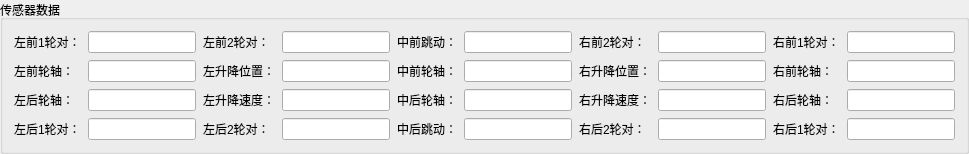
         <widget class="QGroupBox" name="groupBox_3">
          <property name="sizePolicy">
           <sizepolicy hsizetype="Expanding" vsizetype="Preferred">
            <horstretch>0</horstretch>
            <verstretch>0</verstretch>
           </sizepolicy>
          </property>
          <property name="title">
           <string>传感器数据</string>
          </property>
          <layout class="QGridLayout" name="gridLayout_2">
           <property name="leftMargin">
            <number>11</number>
           </property>
           <property name="topMargin">
            <number>11</number>
           </property>
           <property name="rightMargin">
            <number>11</number>
           </property>
           <property name="bottomMargin">
            <number>11</number>
           </property>
           <property name="spacing">
            <number>7</number>
           </property>
           <item row="6" column="7">
            <widget class="QLabel" name="label_39">
             <property name="sizePolicy">
              <sizepolicy hsizetype="Preferred" vsizetype="Preferred">
               <horstretch>0</horstretch>
               <verstretch>0</verstretch>
              </sizepolicy>
             </property>
             <property name="text">
              <string>右后2轮对：</string>
             </property>
            </widget>
           </item>
           <item row="0" column="4">
            <widget class="QLineEdit" name="RGV_State_5">
             <property name="sizePolicy">
              <sizepolicy hsizetype="Preferred" vsizetype="Fixed">
               <horstretch>0</horstretch>
               <verstretch>0</verstretch>
              </sizepolicy>
             </property>
             <property name="readOnly">
              <bool>true</bool>
             </property>
            </widget>
           </item>
           <item row="6" column="8">
            <widget class="QLineEdit" name="RGV_State_8">
             <property name="sizePolicy">
              <sizepolicy hsizetype="Preferred" vsizetype="Fixed">
               <horstretch>0</horstretch>
               <verstretch>0</verstretch>
              </sizepolicy>
             </property>
             <property name="readOnly">
              <bool>true</bool>
             </property>
            </widget>
           </item>
           <item row="1" column="0">
            <widget class="QLabel" name="label_21">
             <property name="sizePolicy">
              <sizepolicy hsizetype="Preferred" vsizetype="Preferred">
               <horstretch>0</horstretch>
               <verstretch>0</verstretch>
              </sizepolicy>
             </property>
             <property name="text">
              <string>左前轮轴：</string>
             </property>
            </widget>
           </item>
           <item row="4" column="0">
            <widget class="QLabel" name="label_34">
             <property name="sizePolicy">
              <sizepolicy hsizetype="Preferred" vsizetype="Preferred">
               <horstretch>0</horstretch>
               <verstretch>0</verstretch>
              </sizepolicy>
             </property>
             <property name="text">
              <string>左后轮轴：</string>
             </property>
            </widget>
           </item>
           <item row="0" column="9">
            <widget class="QLabel" name="label_41">
             <property name="sizePolicy">
              <sizepolicy hsizetype="Preferred" vsizetype="Preferred">
               <horstretch>0</horstretch>
               <verstretch>0</verstretch>
              </sizepolicy>
             </property>
             <property name="text">
              <string>右前1轮对：</string>
             </property>
            </widget>
           </item>
           <item row="6" column="0">
            <widget class="QLabel" name="label_52">
             <property name="sizePolicy">
              <sizepolicy hsizetype="Preferred" vsizetype="Preferred">
               <horstretch>0</horstretch>
               <verstretch>0</verstretch>
              </sizepolicy>
             </property>
             <property name="text">
              <string>左后1轮对：</string>
             </property>
            </widget>
           </item>
           <item row="0" column="5">
            <widget class="QLabel" name="label_48">
             <property name="sizePolicy">
              <sizepolicy hsizetype="Preferred" vsizetype="Preferred">
               <horstretch>0</horstretch>
               <verstretch>0</verstretch>
              </sizepolicy>
             </property>
             <property name="text">
              <string>中前跳动：</string>
             </property>
            </widget>
           </item>
           <item row="6" column="5">
            <widget class="QLabel" name="label_27">
             <property name="sizePolicy">
              <sizepolicy hsizetype="Preferred" vsizetype="Preferred">
               <horstretch>0</horstretch>
               <verstretch>0</verstretch>
              </sizepolicy>
             </property>
             <property name="text">
              <string>中后跳动：</string>
             </property>
            </widget>
           </item>
           <item row="6" column="3">
            <widget class="QLabel" name="label_25">
             <property name="sizePolicy">
              <sizepolicy hsizetype="Preferred" vsizetype="Preferred">
               <horstretch>0</horstretch>
               <verstretch>0</verstretch>
              </sizepolicy>
             </property>
             <property name="text">
              <string>左后2轮对：</string>
             </property>
            </widget>
           </item>
           <item row="0" column="10">
            <widget class="QLineEdit" name="RGV_State_2">
             <property name="sizePolicy">
              <sizepolicy hsizetype="Preferred" vsizetype="Fixed">
               <horstretch>0</horstretch>
               <verstretch>0</verstretch>
              </sizepolicy>
             </property>
             <property name="readOnly">
              <bool>true</bool>
             </property>
            </widget>
           </item>
           <item row="4" column="5">
            <widget class="QLabel" name="label_49">
             <property name="sizePolicy">
              <sizepolicy hsizetype="Preferred" vsizetype="Preferred">
               <horstretch>0</horstretch>
               <verstretch>0</verstretch>
              </sizepolicy>
             </property>
             <property name="text">
              <string>中后轮轴：</string>
             </property>
            </widget>
           </item>
           <item row="1" column="9">
            <widget class="QLabel" name="label_22">
             <property name="sizePolicy">
              <sizepolicy hsizetype="Preferred" vsizetype="Preferred">
               <horstretch>0</horstretch>
               <verstretch>0</verstretch>
              </sizepolicy>
             </property>
             <property name="text">
              <string>右前轮轴：</string>
             </property>
            </widget>
           </item>
           <item row="4" column="1">
            <widget class="QLineEdit" name="RGV_State_13">
             <property name="sizePolicy">
              <sizepolicy hsizetype="Preferred" vsizetype="Fixed">
               <horstretch>0</horstretch>
               <verstretch>0</verstretch>
              </sizepolicy>
             </property>
             <property name="readOnly">
              <bool>true</bool>
             </property>
            </widget>
           </item>
           <item row="6" column="10">
            <widget class="QLineEdit" name="RGV_State_12">
             <property name="sizePolicy">
              <sizepolicy hsizetype="Preferred" vsizetype="Fixed">
               <horstretch>0</horstretch>
               <verstretch>0</verstretch>
              </sizepolicy>
             </property>
             <property name="readOnly">
              <bool>true</bool>
             </property>
            </widget>
           </item>
           <item row="0" column="6">
            <widget class="QLineEdit" name="RGV_State_15">
             <property name="sizePolicy">
              <sizepolicy hsizetype="Preferred" vsizetype="Fixed">
               <horstretch>0</horstretch>
               <verstretch>0</verstretch>
              </sizepolicy>
             </property>
             <property name="readOnly">
              <bool>true</bool>
             </property>
            </widget>
           </item>
           <item row="6" column="6">
            <widget class="QLineEdit" name="RGV_State_16">
             <property name="sizePolicy">
              <sizepolicy hsizetype="Preferred" vsizetype="Fixed">
               <horstretch>0</horstretch>
               <verstretch>0</verstretch>
              </sizepolicy>
             </property>
             <property name="readOnly">
              <bool>true</bool>
             </property>
            </widget>
           </item>
           <item row="0" column="3">
            <widget class="QLabel" name="label_26">
             <property name="sizePolicy">
              <sizepolicy hsizetype="Preferred" vsizetype="Preferred">
               <horstretch>0</horstretch>
               <verstretch>0</verstretch>
              </sizepolicy>
             </property>
             <property name="text">
              <string>左前2轮对：</string>
             </property>
            </widget>
           </item>
           <item row="4" column="10">
            <widget class="QLineEdit" name="RGV_State_14">
             <property name="sizePolicy">
              <sizepolicy hsizetype="Preferred" vsizetype="Fixed">
               <horstretch>0</horstretch>
               <verstretch>0</verstretch>
              </sizepolicy>
             </property>
             <property name="readOnly">
              <bool>true</bool>
             </property>
            </widget>
           </item>
           <item row="0" column="1">
            <widget class="QLineEdit" name="RGV_State_1">
             <property name="sizePolicy">
              <sizepolicy hsizetype="Preferred" vsizetype="Fixed">
               <horstretch>0</horstretch>
               <verstretch>0</verstretch>
              </sizepolicy>
             </property>
             <property name="readOnly">
              <bool>true</bool>
             </property>
            </widget>
           </item>
           <item row="1" column="1">
            <widget class="QLineEdit" name="RGV_State_3">
             <property name="sizePolicy">
              <sizepolicy hsizetype="Preferred" vsizetype="Fixed">
               <horstretch>0</horstretch>
               <verstretch>0</verstretch>
              </sizepolicy>
             </property>
             <property name="readOnly">
              <bool>true</bool>
             </property>
            </widget>
           </item>
           <item row="6" column="4">
            <widget class="QLineEdit" name="RGV_State_7">
             <property name="sizePolicy">
              <sizepolicy hsizetype="Preferred" vsizetype="Fixed">
               <horstretch>0</horstretch>
               <verstretch>0</verstretch>
              </sizepolicy>
             </property>
             <property name="readOnly">
              <bool>true</bool>
             </property>
            </widget>
           </item>
           <item row="0" column="7">
            <widget class="QLabel" name="label_24">
             <property name="sizePolicy">
              <sizepolicy hsizetype="Preferred" vsizetype="Preferred">
               <horstretch>0</horstretch>
               <verstretch>0</verstretch>
              </sizepolicy>
             </property>
             <property name="text">
              <string>右前2轮对：</string>
             </property>
            </widget>
           </item>
           <item row="1" column="6">
            <widget class="QLineEdit" name="RGV_State_9">
             <property name="sizePolicy">
              <sizepolicy hsizetype="Preferred" vsizetype="Fixed">
               <horstretch>0</horstretch>
               <verstretch>0</verstretch>
              </sizepolicy>
             </property>
             <property name="readOnly">
              <bool>true</bool>
             </property>
            </widget>
           </item>
           <item row="4" column="6">
            <widget class="QLineEdit" name="RGV_State_10">
             <property name="sizePolicy">
              <sizepolicy hsizetype="Preferred" vsizetype="Fixed">
               <horstretch>0</horstretch>
               <verstretch>0</verstretch>
              </sizepolicy>
             </property>
             <property name="readOnly">
              <bool>true</bool>
             </property>
            </widget>
           </item>
           <item row="6" column="9">
            <widget class="QLabel" name="label_53">
             <property name="sizePolicy">
              <sizepolicy hsizetype="Preferred" vsizetype="Preferred">
               <horstretch>0</horstretch>
               <verstretch>0</verstretch>
              </sizepolicy>
             </property>
             <property name="text">
              <string>右后1轮对：</string>
             </property>
            </widget>
           </item>
           <item row="4" column="9">
            <widget class="QLabel" name="label_54">
             <property name="sizePolicy">
              <sizepolicy hsizetype="Preferred" vsizetype="Preferred">
               <horstretch>0</horstretch>
               <verstretch>0</verstretch>
              </sizepolicy>
             </property>
             <property name="text">
              <string>右后轮轴：</string>
             </property>
            </widget>
           </item>
           <item row="6" column="1">
            <widget class="QLineEdit" name="RGV_State_11">
             <property name="sizePolicy">
              <sizepolicy hsizetype="Preferred" vsizetype="Fixed">
               <horstretch>0</horstretch>
               <verstretch>0</verstretch>
              </sizepolicy>
             </property>
             <property name="readOnly">
              <bool>true</bool>
             </property>
            </widget>
           </item>
           <item row="0" column="8">
            <widget class="QLineEdit" name="RGV_State_6">
             <property name="sizePolicy">
              <sizepolicy hsizetype="Preferred" vsizetype="Fixed">
               <horstretch>0</horstretch>
               <verstretch>0</verstretch>
              </sizepolicy>
             </property>
             <property name="readOnly">
              <bool>true</bool>
             </property>
            </widget>
           </item>
           <item row="0" column="0">
            <widget class="QLabel" name="label_19">
             <property name="sizePolicy">
              <sizepolicy hsizetype="Preferred" vsizetype="Preferred">
               <horstretch>0</horstretch>
               <verstretch>0</verstretch>
              </sizepolicy>
             </property>
             <property name="layoutDirection">
              <enum>Qt::LeftToRight</enum>
             </property>
             <property name="text">
              <string>左前1轮对：</string>
             </property>
             <property name="alignment">
              <set>Qt::AlignLeading|Qt::AlignLeft|Qt::AlignVCenter</set>
             </property>
            </widget>
           </item>
           <item row="1" column="10">
            <widget class="QLineEdit" name="RGV_State_4">
             <property name="sizePolicy">
              <sizepolicy hsizetype="Preferred" vsizetype="Fixed">
               <horstretch>0</horstretch>
               <verstretch>0</verstretch>
              </sizepolicy>
             </property>
             <property name="readOnly">
              <bool>true</bool>
             </property>
            </widget>
           </item>
           <item row="1" column="5">
            <widget class="QLabel" name="label_44">
             <property name="sizePolicy">
              <sizepolicy hsizetype="Preferred" vsizetype="Preferred">
               <horstretch>0</horstretch>
               <verstretch>0</verstretch>
              </sizepolicy>
             </property>
             <property name="text">
              <string>中前轮轴：</string>
             </property>
            </widget>
           </item>
           <item row="1" column="3">
            <widget class="QLabel" name="label_292">
             <property name="sizePolicy">
              <sizepolicy hsizetype="Preferred" vsizetype="Preferred">
               <horstretch>0</horstretch>
               <verstretch>0</verstretch>
              </sizepolicy>
             </property>
             <property name="text">
              <string>左升降位置：</string>
             </property>
            </widget>
           </item>
           <item row="1" column="4">
            <widget class="QLineEdit" name="RGV_State_36">
             <property name="sizePolicy">
              <sizepolicy hsizetype="Preferred" vsizetype="Fixed">
               <horstretch>0</horstretch>
               <verstretch>0</verstretch>
              </sizepolicy>
             </property>
             <property name="readOnly">
              <bool>true</bool>
             </property>
            </widget>
           </item>
           <item row="4" column="3">
            <widget class="QLabel" name="label_37">
             <property name="sizePolicy">
              <sizepolicy hsizetype="Preferred" vsizetype="Preferred">
               <horstretch>0</horstretch>
               <verstretch>0</verstretch>
              </sizepolicy>
             </property>
             <property name="text">
              <string>左升降速度：</string>
             </property>
            </widget>
           </item>
           <item row="4" column="4">
            <widget class="QLineEdit" name="RGV_State_342">
             <property name="sizePolicy">
              <sizepolicy hsizetype="Preferred" vsizetype="Fixed">
               <horstretch>0</horstretch>
               <verstretch>0</verstretch>
              </sizepolicy>
             </property>
             <property name="readOnly">
              <bool>true</bool>
             </property>
            </widget>
           </item>
           <item row="1" column="7">
            <widget class="QLabel" name="label_297">
             <property name="sizePolicy">
              <sizepolicy hsizetype="Preferred" vsizetype="Preferred">
               <horstretch>0</horstretch>
               <verstretch>0</verstretch>
              </sizepolicy>
             </property>
             <property name="text">
              <string>右升降位置：</string>
             </property>
            </widget>
           </item>
           <item row="1" column="8">
            <widget class="QLineEdit" name="RGV_State_37">
             <property name="sizePolicy">
              <sizepolicy hsizetype="Preferred" vsizetype="Fixed">
               <horstretch>0</horstretch>
               <verstretch>0</verstretch>
              </sizepolicy>
             </property>
             <property name="readOnly">
              <bool>true</bool>
             </property>
            </widget>
           </item>
           <item row="4" column="8">
            <widget class="QLineEdit" name="RGV_State_343">
             <property name="sizePolicy">
              <sizepolicy hsizetype="Preferred" vsizetype="Fixed">
               <horstretch>0</horstretch>
               <verstretch>0</verstretch>
              </sizepolicy>
             </property>
             <property name="readOnly">
              <bool>true</bool>
             </property>
            </widget>
           </item>
           <item row="4" column="7">
            <widget class="QLabel" name="label_50">
             <property name="sizePolicy">
              <sizepolicy hsizetype="Preferred" vsizetype="Preferred">
               <horstretch>0</horstretch>
               <verstretch>0</verstretch>
              </sizepolicy>
             </property>
             <property name="text">
              <string>右升降速度：</string>
             </property>
            </widget>
           </item>
          </layout>
         </widget>
